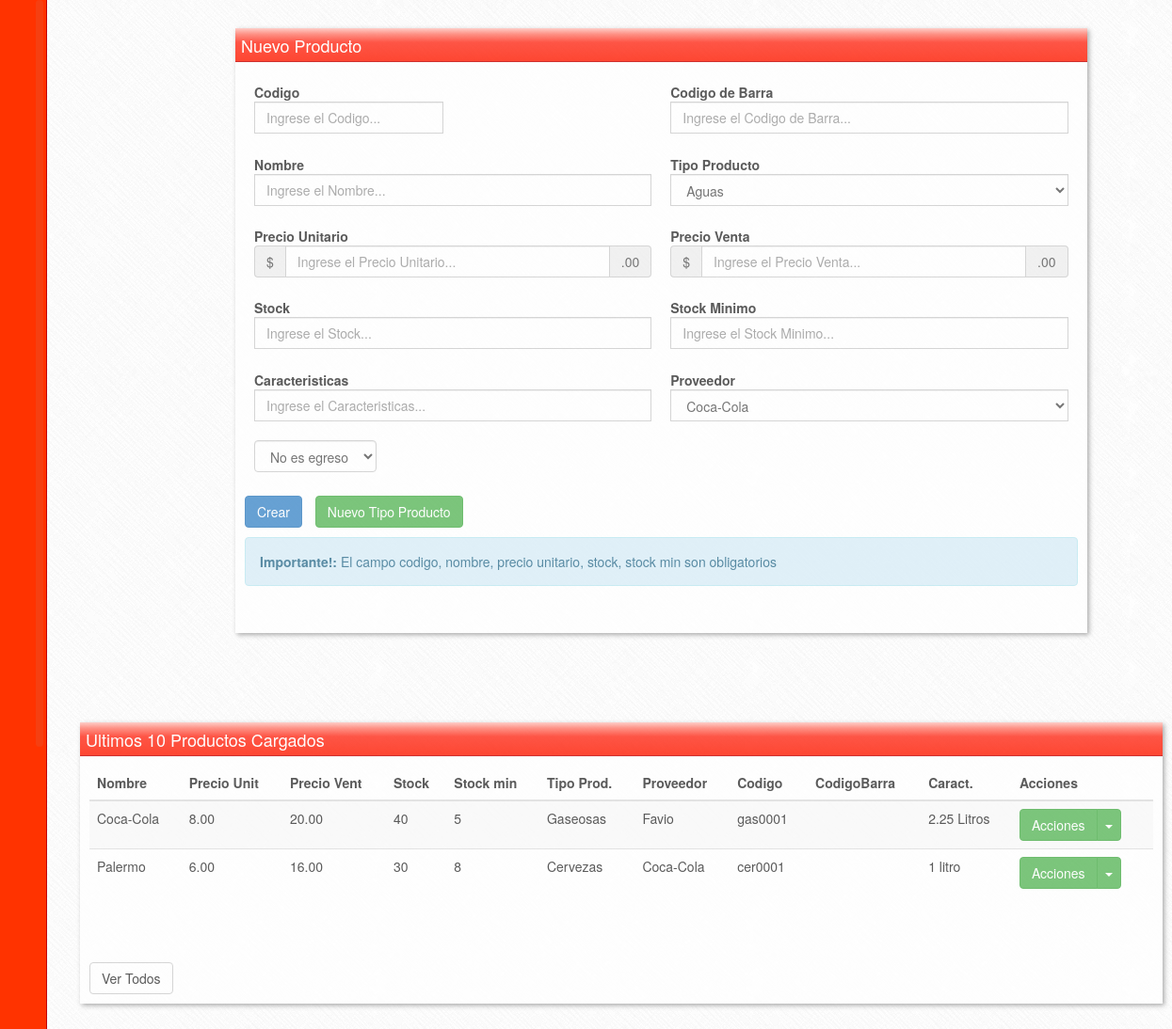
The app's page /dashboard/productos/index.php (signed in), older data.
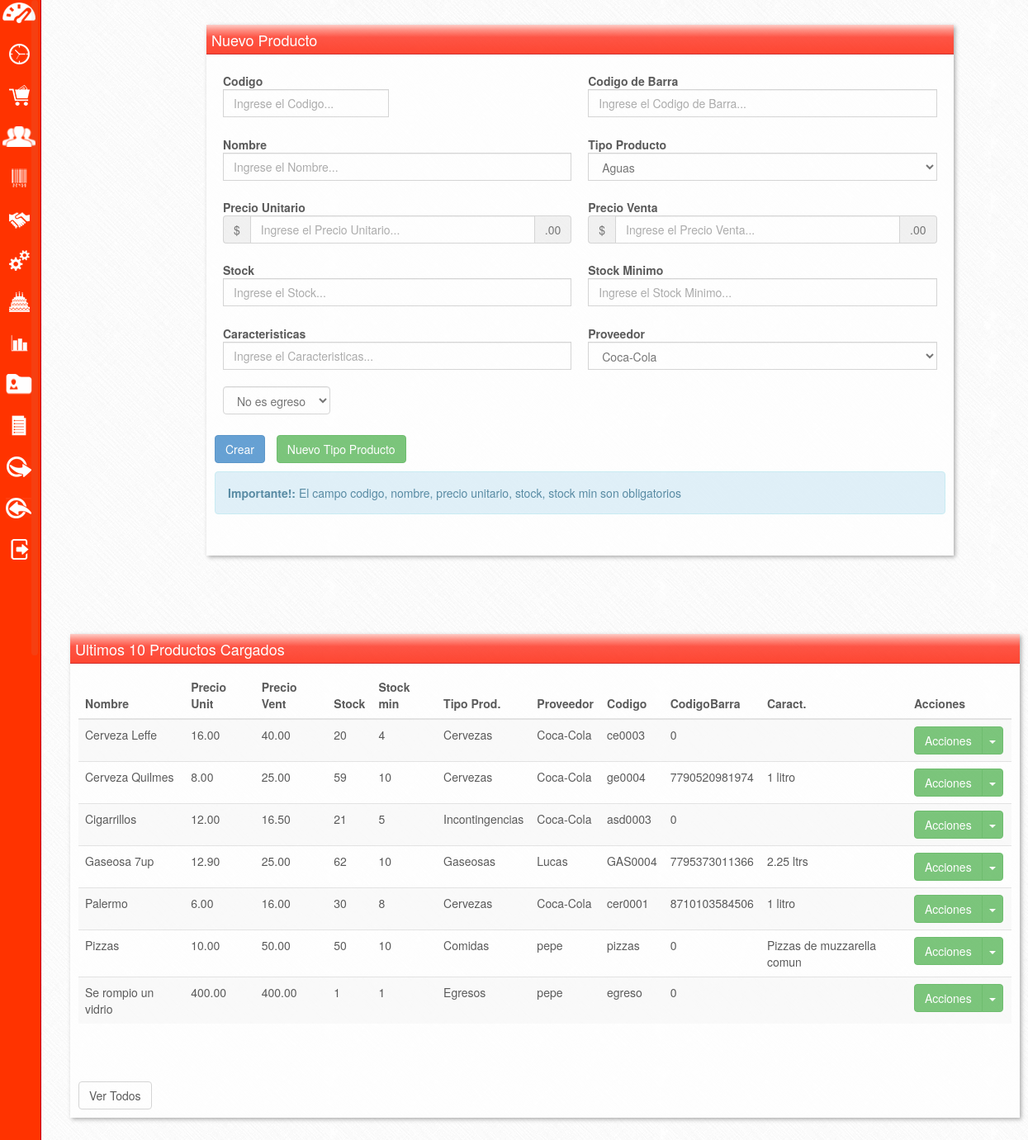
The same page, newer data.
### tables this page shows
CREATE TABLE IF NOT EXISTS `lcdd_productos` (
  `idproducto` int(11) NOT NULL AUTO_INCREMENT,
  `nombre` varchar(80) NOT NULL,
  `precio_unit` decimal(18,2) NOT NULL,
  `precio_venta` decimal(18,2) DEFAULT NULL,
  `stock` int(11) NOT NULL,
  `stock_min` smallint(6) NOT NULL,
  `reftipoproducto` int(11) NOT NULL,
  `refproveedor` int(11) NOT NULL,
  `codigo` varchar(10) NOT NULL,
  `codigobarra` bigint(15) DEFAULT NULL,
  `caracteristicas` varchar(50) DEFAULT NULL,
  `egreso` bit(1) DEFAULT NULL,
  PRIMARY KEY (`idproducto`)
);

CREATE TABLE IF NOT EXISTS `lcdd_tipoproducto` (
  `idtipoproducto` int(11) NOT NULL AUTO_INCREMENT,
  `tipoproducto` varchar(45) NOT NULL,
  `activo` bit(1) DEFAULT NULL,
  PRIMARY KEY (`idtipoproducto`)
);

CREATE TABLE IF NOT EXISTS `lcdd_proveedores` (
  `idproveedor` int(11) NOT NULL AUTO_INCREMENT,
  `proveedor` varchar(45) NOT NULL,
  `direccion` varchar(200) DEFAULT NULL,
  `telefono` varchar(20) DEFAULT NULL,
  `cuit` varchar(11) DEFAULT NULL,
  `nombre` varchar(45) DEFAULT NULL,
  `email` varchar(45) DEFAULT NULL,
  PRIMARY KEY (`idproveedor`)
);

### includes/appconfig.php (called while the page is built, shortened)
<?php
class appconfig {
function conexion() {
		$hostname = "localhost";
		$database = "lacalderadeldiablo";
		$username = "root";
		$password = "";
		$conexion = array("hostname" => $hostname,
						  "database" => $database,
						  "username" => $username,
						  "password" => $password);
		return $conexion;
}
}
?>

### includes/funcionesProductos.php (called while the page is built, shortened)
<?php
class ServiciosProductos {
function traerTipoProducto() {
	$sql	=	"select idtipoproducto ,tipoproducto, activo from lcdd_tipoproducto order by tipoproducto";
	$res	=	$this->query($sql,0);
	if ($res == false) {
		return 'Error al insertar datos';
	} else {
		return $res;
	}
}
function traerProductos() {
	$sql = "select
				p.idproducto,
					p.nombre,
					p.precio_unit,
					p.precio_venta,
					p.stock,
					p.stock_min,
					p.reftipoproducto,
					p.refproveedor,
					p.codigo,
					p.codigobarra,
					p.caracteristicas,
					tp.tipoproducto,
					pr.proveedor,
					p.egreso
					from		lcdd_productos p
					inner
					join		lcdd_tipoproducto tp
					on			p.reftipoproducto = tp.idtipoproducto and tp.activo = 1
					inner
					join		lcdd_proveedores pr
					on			pr.idproveedor = p.refproveedor
					order by p.nombre";
	$res = $this->query($sql,0) or die ('Hubo un error');
	return $res;
}
function traerProveedores() {
	$sql	=	"select idproveedor ,proveedor,direccion, telefono, cuit, nombre, email from lcdd_proveedores order by proveedor";
	$res	=	$this->query($sql,0);
	if ($res == false) {
		return 'Error al insertar datos';
	} else {
		return $res;
	}
}
Function query($sql,$accion) {
		require_once 'appconfig.php';
		$appconfig	= new appconfig();
		$datos		= $appconfig->conexion();
		$hostname	= $datos['hostname'];
		$database	= $datos['database'];
		$username	= $datos['username'];
		$password	= $datos['password'];
		$conex = mysql_connect($hostname,$username,$password) or die ("no se puede conectar".mysql_error());
                $error = 0;
		$result=mysql_query($sql,$conex);
		if($error==1){
			mysql_query("ROLLBACK");
			return false;
		}
		 else{
			return $result;
		}
	}
}
?>

### dashboard/productos/index.php (the view, shortened to what this page needs)
<?php
if (!isset($_SESSION['usua_se']))
{
	header('Location: /lacalderadeldiablo/vistas/');
} else {
require '../../includes/funcionesHTML.php';
$serviciosHTML = new ServiciosHTML();
$resMenu = $serviciosHTML->menu($_SESSION['usua_se'],'Productos',$_SESSION['rol_se']);
require '../../includes/funcionesProductos.php';
$serviciosProductos = new ServiciosProductos();
$resProductos = $serviciosProductos->traerProductos();
$resProveedores = $serviciosProductos->traerProveedores();
$resTipoProducto = $serviciosProductos->traerTipoProducto();
?>
<!DOCTYPE HTML>
<html>
<head>
<link href="../../css/estiloDash.css" rel="stylesheet" type="text/css">
    <link rel="stylesheet" href="../../css/jquery-ui.css">
    <link rel="stylesheet" href="../../bootstrap/css/bootstrap.min.css"/>
   	  <link href="../../css/perfect-scrollbar.css" rel="stylesheet">
</head>
<body>
 <?php echo $resMenu; ?>
<div id="ingoGral" style=" margin-left:240px; padding-top:20px;">
    <div class="boxInfo">
        <div id="headBoxInfo">
        	<p style="color: #fff; font-size:18px; height:16px;">Nuevo Producto</p>
        </div>
    	<div class="cuerpoBox">
        <div class="row">
        <div class="col-sm-12 col-md-12">
        <form class="form-inline formulario" role="form">
                	<div class="form-group col-md-3">
                    	<label for="codigo" class="control-label" style="text-align:left">Codigo</label>
                        <div class="input-group col-md-12">
                        	<input type="text" class="form-control" id="codigo" name="codigo" placeholder="Ingrese el Codigo..." required>
                        </div>
                    </div>
                    <div id="errorCodigo" class="col-md-3" style="margin-top:40px;">
                    </div>
                    <div class="form-group col-md-6">
                    	<label for="codigobarra" class="control-label" style="text-align:left">Codigo de Barra</label>
                        <div class="input-group col-md-12">
                        	<input type="text" class="form-control" id="codigobarra" name="codigobarra" placeholder="Ingrese el Codigo de Barra..." required>
                        </div>
                    </div>
                    <div class="form-group col-md-6">
                    	<label for="nombre" class="control-label" style="text-align:left">Nombre</label>
                        <div class="input-group col-md-12">
                        	<input type="text" class="form-control" id="nombre" name="nombre" placeholder="Ingrese el Nombre..." required>
                        </div>
                    </div>
                    <div class="form-group col-md-6">
                    	<label for="reftipoproducto" class="control-label" style="text-align:left">Tipo Producto</label>
                        <div class="input-group col-md-12">
                        	<select class="form-control" id="reftipoproducto" name="reftipoproducto">
                            	<?php while ($rowTP = mysql_fetch_array($resTipoProducto)) { ?>
                                	<option value="<?php echo $rowTP[0]; ?>"><?php echo $rowTP[1]; ?></option>
                                <?php } ?>
                            </select>
                        </div>
                    </div>
                    <div class="form-group col-md-6">
                    	<label for="precio_unit" class="control-label" style="text-align:left">Precio Unitario</label>
                        <div class="input-group col-md-12">
                        	<span class="input-group-addon">$</span>
                        	<input type="text" class="form-control" id="precio_unit" name="precio_unit" placeholder="Ingrese el Precio Unitario..." required>
                            <span class="input-group-addon">.00</span>
                        </div>
                    </div>
                    <div class="form-group col-md-6">
                    	<label for="precio_venta" class="control-label" style="text-align:left">Precio Venta</label>
                        <div class="input-group col-md-12">
                        	<span class="input-group-addon">$</span>
                            <input type="text" class="form-control" id="precio_venta" name="precio_venta" placeholder="Ingrese el Precio Venta..." required>
                            <span class="input-group-addon">.00</span>
                        </div>
                    </div>
                    <div class="form-group col-md-6">
                    	<label for="stock" class="control-label" style="text-align:left">Stock</label>
                        <div class="input-group col-md-12">
                        	<input type="text" class="form-control" id="stock" name="stock" placeholder="Ingrese el Stock..." required>
                        </div>
                    </div>
                    <div class="form-group col-md-6">
                    	<label for="stock_min" class="control-label" style="text-align:left">Stock Minimo</label>
                        <div class="input-group col-md-12">
                        	<input type="text" class="form-control" id="stock_min" name="stock_min" placeholder="Ingrese el Stock Minimo..." required>
                        </div>
                    </div>
                    <div class="form-group col-md-6">
                    	<label for="caracteristicas" class="control-label" style="text-align:left">Caracteristicas</label>
                        <div class="input-group col-md-12">
                        	<input type="text" class="form-control" id="caracteristicas" name="caracteristicas" placeholder="Ingrese el Caracteristicas..." required>
                        </div>
                    </div>
                    <div class="form-group col-md-6">
                    	<label for="refproveedor" class="control-label" style="text-align:left">Proveedor</label>
                        <div class="input-group col-md-12">
                        	<select class="form-control" id="refproveedor" name="refproveedor">
                            	<?php while ($rowPR = mysql_fetch_array($resProveedores)) { ?>
                                	<option value="<?php echo $rowPR[0]; ?>"><?php echo $rowPR[1]; ?></option>
                                <?php } ?>
                            </select>
                        </div>
                    </div>
                    <div class="form-group col-md-6">
                        <div class="checkbox">
                            <label>
                              <select class="form-control" id="egreso" name="egreso">
                                	<option value="0">No es egreso</option>
                            </select>
                            </label>
                          </div>
                    </div>
                    </div>
                    </div>
                    <ul class="list-inline" style="padding-top:15px;">
                    	<li>
                    		<button type="button" class="btn btn-primary" id="cargar" style="margin-left:0px;">Crear</button>
                        </li>
                        <li>
                    		<button type="button" class="btn btn-success" id="nuevotipoproducto" style="margin-left:0px;">Nuevo Tipo Producto</button>
                        </li>
                    </ul>
                    <div id="error" class="alert alert-info">
                		<p><strong>Importante!:</strong> El campo codigo, nombre, precio unitario, stock, stock min son obligatorios</p>
                	</div>
                <br>
        </div>
    </div>
    <div class="boxInfoLargo">
        <div id="headBoxInfo">
        	<p style="color: #fff; font-size:18px; height:16px;">Ultimos 10 Productos Cargados</p>
        </div>
    	<div class="cuerpoBox">
        	<table class="table table-striped">
            	<thead>
                	<tr>
                    	<th>Nombre</th>
                        <th>Precio Unit</th>
                        <th>Precio Vent</th>
                        <th>Stock</th>
                        <th>Stock min</th>
                        <th>Tipo Prod.</th>
                        <th>Proveedor</th>
                        <th>Codigo</th>
                        <th>CodigoBarra</th>
                        <th>Caract.</th>
                        <th>Acciones</th>
                    </tr>
                </thead>
                <tbody>
                	<?php
						if (mysql_num_rows($resProductos)>0) {
							while ($row = mysql_fetch_array($resProductos)) {
					?>
                    	<tr>
                        	<td><?php echo utf8_encode($row['nombre']); ?></td>
                            <td><?php echo $row['precio_unit']; ?></td>
                            <td><?php echo $row['precio_venta']; ?></td>
                            <td><?php echo $row['stock']; ?></td>
                            <td><?php echo $row['stock_min']; ?></td>
                            <td><?php echo utf8_encode($row['tipoproducto']); ?></td>
                            <td><?php echo utf8_encode($row['proveedor']); ?></td>
							<td><?php echo utf8_encode($row['codigo']); ?></td>
                            <td><?php echo $row['codigobarra']; ?></td>
                            <td><?php echo utf8_encode($row['caracteristicas']); ?></td>
                            <td>
                            		<div class="btn-group">
										<button class="btn btn-success" type="button">Acciones</button>
										<button class="btn btn-success dropdown-toggle" data-toggle="dropdown" type="button">
										<span class="caret"></span>
										</button>
									</div>
                             </td>
                        </tr>
                    <?php } ?>
                    <?php } else { ?>
                    	<h3>No hay productos cargados.</h3>
                    <?php } ?>
                </tbody>
            </table>
            <div style="height:50px;">
            </div>
            <button type="button" class="btn btn-default ver" style="margin-left:0px;">Ver Todos</button>
        </div>
    </div>
</div>
<?php } ?>
</body>
</html>

### includes/funcionesHTML.php (shortened to what this page needs)
<?php
class ServiciosHTML {
function menu($usuario,$titulo,$rol) {
	$sql = "select idmenu,url,icono, nombre, permiso from lcdd_menu where permiso like '%".$rol."%' order by orden";
	$res = $this->query($sql,0);
	$cadmenu = "";
	$cadhover= "";
	$cant = 1;
	while ($row = mysql_fetch_array($res)) {
		if ($titulo == $row['nombre']) {
			$row['url'] = "index.php";
		}
		if (strpos($row['permiso'],$rol) !== false) {
			if ($row['idmenu'] == 1) {
				$cadmenu = $cadmenu.'<li class="arriba"><div class="'.$row['icono'].'"></div><a href="'.$row['url'].'">'.$row['nombre'].'</a></li>';
				$cadhover = $cadhover.' <li class="arriba">
											<div class="'.$row['icono'].'2" id="tooltip'.$cant.'"></div>
											<div class="tooltip-dash">'.$row['nombre'].'</div>
										</li>';
			} else {
				$cadmenu = $cadmenu.'<li><div class="'.$row['icono'].'"></div><a href="'.$row['url'].'">'.$row['nombre'].'</a></li>';
				$cadhover = $cadhover.'  <li>
											<div class="'.$row['icono'].'2" id="tooltip'.$cant.'"></div>
											<div class="tooltip-con">'.$row['nombre'].'</div>
										</li>';
			}
		}
		$cant+=1;
	}
	$menu = '<div id="navigation" >
			<div class="todoMenu">
				<div id="mobile-header">
					Menu
					<p>Usuario: <span style="color: #333; font-weight:900;">'.$usuario.'</span></p>
					<p class="ocultar" style="color: #900; font-weight:bold; cursor:pointer; font-family:"Courier New", Courier, monospace; height:20px;">(Ocultar)</p>
				</div>
				<nav class="nav">
					<ul>
						'.$cadmenu.'
					</ul>
				</nav>
			 </div>
			 <div class="menuHober">
				<ul class="ulHober">
						'.$cadhover.'
					</ul>
			 </div>
		</div>';
	return $menu;
}
Function query($sql,$accion) {
		require_once 'appconfig.php';
		$appconfig	= new appconfig();
		$datos		= $appconfig->conexion();
		$hostname	= $datos['hostname'];
		$database	= $datos['database'];
		$username	= $datos['username'];
		$password	= $datos['password'];
		$conex = mysql_connect($hostname,$username,$password) or die ("no se puede conectar".mysql_error());
		$result = mysql_query($sql,$conex);
		return $result;
	}
}
?>

### dashboard/productos/index.php (style rules this page uses)
.form-group { padding:10px; }

Row changes from the older to the newer data that the page shows:
removed lcdd_productos: nombre "Coca-Cola", precio_unit "8.00", precio_venta "20.00", stock "40", stock_min "5", lcdd_tipoproducto.tipoproducto "Gaseosas", lcdd_proveedores.proveedor "Favio", codigo "gas0001", caracteristicas "2.25 Litros"
added lcdd_productos: nombre "Cerveza Leffe", precio_unit "16.00", precio_venta "40.00", stock "20", stock_min "4", lcdd_tipoproducto.tipoproducto "Cervezas", lcdd_proveedores.proveedor "Coca-Cola", codigo "ce0003", codigobarra "0"
added lcdd_productos: nombre "Cerveza Quilmes", precio_unit "8.00", precio_venta "25.00", stock "59", stock_min "10", lcdd_tipoproducto.tipoproducto "Cervezas", lcdd_proveedores.proveedor "Coca-Cola", codigo "ge0004", codigobarra "7790520981974", caracteristicas "1 litro"
added lcdd_productos: nombre "Cigarrillos", precio_unit "12.00", precio_venta "16.50", stock "21", stock_min "5", lcdd_tipoproducto.tipoproducto "Incontingencias", lcdd_proveedores.proveedor "Coca-Cola", codigo "asd0003", codigobarra "0"
added lcdd_productos: nombre "Gaseosa 7up", precio_unit "12.90", precio_venta "25.00", stock "62", stock_min "10", lcdd_tipoproducto.tipoproducto "Gaseosas", lcdd_proveedores.proveedor "Lucas", codigo "GAS0004", codigobarra "7795373011366", caracteristicas "2.25 ltrs"
changed lcdd_productos "Palermo": codigobarra (not shown) → "8710103584506"
added lcdd_productos: nombre "Pizzas", precio_unit "10.00", precio_venta "50.00", stock "50", stock_min "10", lcdd_tipoproducto.tipoproducto "Comidas", lcdd_proveedores.proveedor "pepe", codigo "pizzas", codigobarra "0", caracteristicas "Pizzas de muzzarella comun"
added lcdd_productos: nombre "Se rompio un vidrio", precio_unit "400.00", precio_venta "400.00", stock "1", stock_min "1", lcdd_tipoproducto.tipoproducto "Egresos", lcdd_proveedores.proveedor "pepe", codigo "egreso", codigobarra "0"
